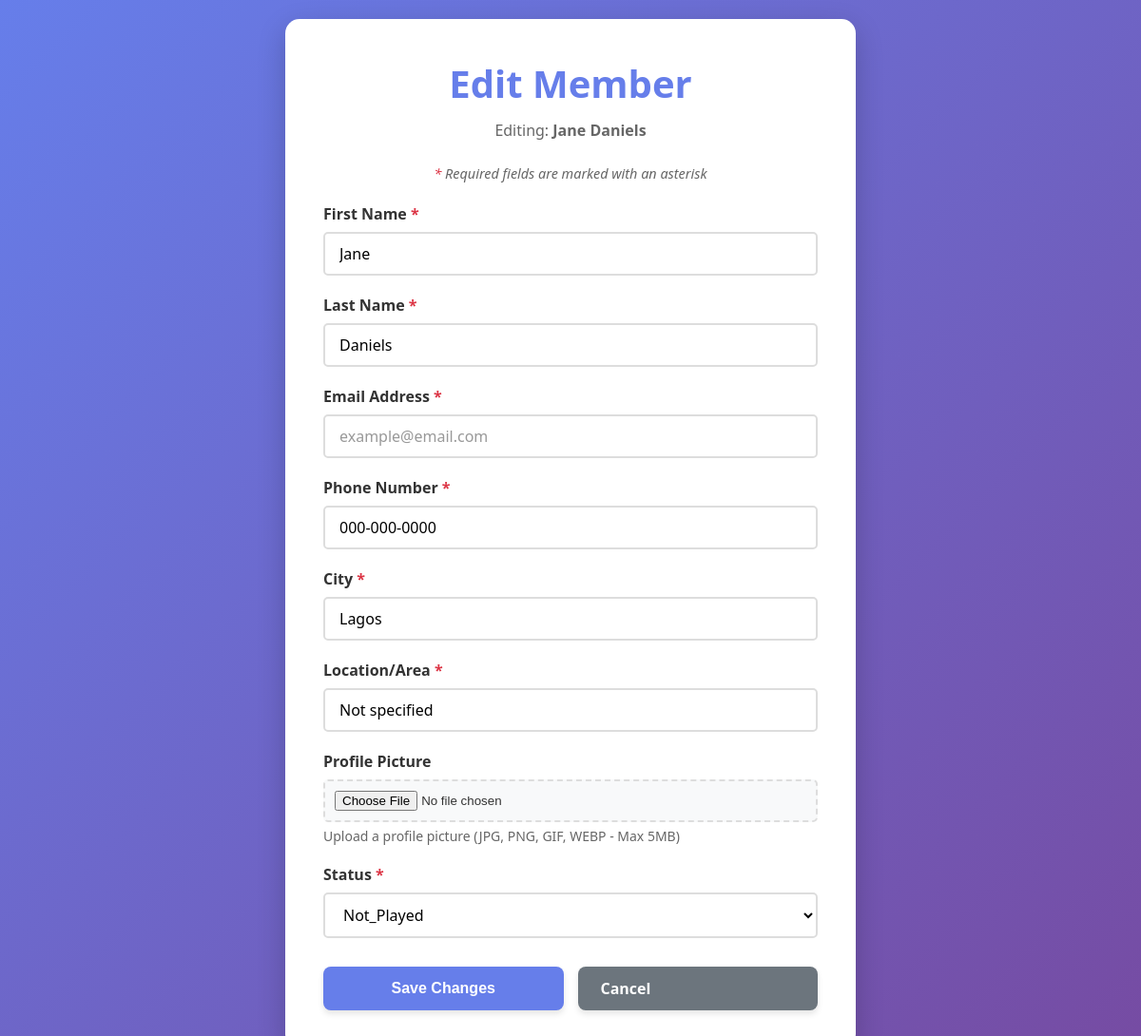
Page /member/jane-daniels-lagos/edit/ on the committed database.
### club/models.py (models this page shows, shortened)
class Names(models.Model):
   class Status(models.TextChoices):
      NOT_PLAYED = "NPL", "Not_Played"
      PLAYED = "PL", "Played"
   firstname = models.CharField(max_length=250, default='Unknown')
   lastname = models.CharField(max_length=250, default='Member')
   phoneNumber = models.CharField(max_length=15, default='000-000-0000')
   email = models.EmailField(unique=True, blank=True, null=True)
   slug = models.SlugField(max_length=500, unique=True, blank=True)
   city = models.CharField(max_length=250, default='Not specified')
   location = models.CharField(max_length=250, default='Not specified')
   date_joined = models.DateField(auto_now_add=True) #(auto_now_add=True) adds the date when an object is created
   date_updated = models.DateField(null=True) # (auto_now=True) updates the date when object is updated
   date_started = models.DateField(default=timezone.now) #(db_default=Now()) uses db computed value for the date, same purpose as doing the (default=timezone.now)
   status = models.CharField(
      max_length=4,
      choices=Status,
      default=Status.NOT_PLAYED
   )
   profile_picture = models.ImageField(
       upload_to=member_profile_picture_path,
       validators=[validate_image_file],
       blank=True,
       null=True,
       help_text='Upload a profile picture (JPG, PNG, GIF, WEBP - Max 5MB)'
   )
   class Metadata:
      ordering = ['-date_joined']

### club/views.py (the view)
# urls.py: path('member/<slug:slug>/edit/', views.edit_member, name='edit-member'),
def edit_member(request, slug):
    member = get_object_or_404(Names, slug=slug)
    if request.method == 'POST':
        form = MemberForm(request.POST, request.FILES, instance=member)
        if form.is_valid():
            if 'profile_picture' in request.FILES:
                from .file_utils import delete_old_profile_picture
                delete_old_profile_picture(member)
            updated_member = form.save()
            email_sent = send_member_update_notification(updated_member)
            if email_sent:
                messages.success(
                    request,
                    f'Member {updated_member.firstname} {updated_member.lastname} updated successfully! '
                    f'A notification email has been sent.'
                )
            else:
                messages.success(
                    request,
                    f'Member {updated_member.firstname} {updated_member.lastname} updated successfully!'
                )
            return redirect('club:member-detail', slug=updated_member.slug)
        else:
            messages.error(
                request,
                'Please correct the errors below.'
            )
    else:
        form = MemberForm(instance=member)
    return render(request, 'edit_member.html', {
        'form': form,
        'member': member,
    })

### club/templates/edit_member.html (shortened to what this page needs)
{% extends "base.html" %}
{% block content %}
<div class="form-container">
    <h1 class="form-title">Edit Member</h1>
    <p class="text-center text-muted mb-2">
        Editing: <strong>{{ member.firstname }} {{ member.lastname }}</strong>
    </p>
    <p class="required-note">Required fields are marked with an asterisk</p>
    <form method="POST" action="{% url 'club:edit-member' member.slug %}" enctype="multipart/form-data">
        {% for field in form %}
            <div class="form-group">
                <label for="{{ field.id_for_label }}" class="form-label {% if field.field.required %}form-label-required{% endif %}">
                    {{ field.label }}
                </label>
                {{ field }}
                {% if field.help_text %}
                    <small class="form-help-text">{{ field.help_text }}</small>
                {% endif %}
            </div>
        {% endfor %}
        <div class="form-actions">
            <button type="submit" class="btn">Save Changes</button>
            <a href="{% url 'club:member-detail' member.slug %}" class="btn btn-secondary">Cancel</a>
        </div>
    </form>
</div>
{% endblock %}

### club/static/club/css/style.css (style rules this page uses)
* { margin: 0; padding: 0; box-sizing: border-box; }
body { font-family: 'Segoe UI', Tahoma, Geneva, Verdana, sans-serif; background: linear-gradient(135deg, #667eea 0%, #764ba2 100%); min-height: 100vh; padding: 20px; color: #333; }
h1 { text-align: center; color: white; margin-bottom: 20px; font-size: 2.5rem; text-shadow: 2px 2px 4px rgba(0,0,0,0.2); }
p { line-height: 1.6; }
a { color: #667eea; text-decoration: none; transition: all 0.3s ease; }
.btn { display: inline-block; background: #667eea; color: white; padding: 12px 24px; text-decoration: none; border-radius: 8px; transition: all 0.3s ease; font-weight: 600; box-shadow: 0 4px 6px rgba(0,0,0,0.1); border: none; cursor: pointer; font-size: 1rem; }
.btn-secondary { background: #6c757d; }
.text-center { text-align: center; }
.text-muted { color: #666; }
.mb-2 { margin-bottom: 20px; }
.form-container { max-width: 600px; margin: 0 auto; background: white; padding: 40px; border-radius: 15px; box-shadow: 0 10px 30px rgba(0,0,0,0.2); }
.form-title { color: #667eea; text-shadow: none; margin-bottom: 30px; text-align: center; }
.form-group { margin-bottom: 20px; }
.form-label { display: block; margin-bottom: 8px; font-weight: 600; color: #333; }
.form-label-required::after { content: " *"; color: #dc3545; }
.form-input, .form-select, .form-textarea { width: 100%; padding: 12px 15px; border: 2px solid #e0e0e0; border-radius: 8px; font-size: 1rem; font-family: inherit; transition: border-color 0.3s ease, box-shadow 0.3s ease; background: white; }
.form-input::placeholder { color: #999; }
.form-help-text { display: block; margin-top: 5px; font-size: 0.875rem; color: #666; }
.form-actions { display: flex; gap: 15px; justify-content: center; margin-top: 30px; flex-wrap: wrap; }
.form-actions .btn { min-width: 120px; }
.required-note { font-size: 0.875rem; color: #666; margin-bottom: 20px; text-align: center; }
.required-note::before { content: "* "; color: #dc3545; }
.form-label-required::after { content: " *"; color: #dc3545; font-weight: bold; }
.required-note { color: #666; font-size: 0.9rem; margin-bottom: 20px; font-style: italic; }
.form-input, .form-select { width: 100%; padding: 10px 15px; border: 2px solid #ddd; border-radius: 5px; font-size: 1rem; transition: border-color 0.3s, box-shadow 0.3s; }
.form-help-text { display: block; color: #666; font-size: 0.875rem; margin-top: 5px; }
.form-title { color: #667eea; text-shadow: none; margin-bottom: 10px; }
.form-actions { display: flex; gap: 15px; margin-top: 30px; }
.form-actions .btn { flex: 1; }
.form-file-input { width: 100%; padding: 10px; border: 2px dashed #ddd; border-radius: 5px; background: #f8f9fa; cursor: pointer; transition: border-color 0.3s; }

### rows in the picture
Names: firstname "Jane", lastname "Daniels", form "Jane" "Daniels" "000-000-0000" "Lagos" "Not specified" "Not_Played"

### other values in the picture
{{ field.label }} "First Name" "Last Name" "Email Address" "Phone Number" "City" "Location/Area" "Profile Picture" "Status"
{{ field.help_text }} "Upload a profile picture (JPG, PNG, GIF, WEBP - Max 5MB)"
